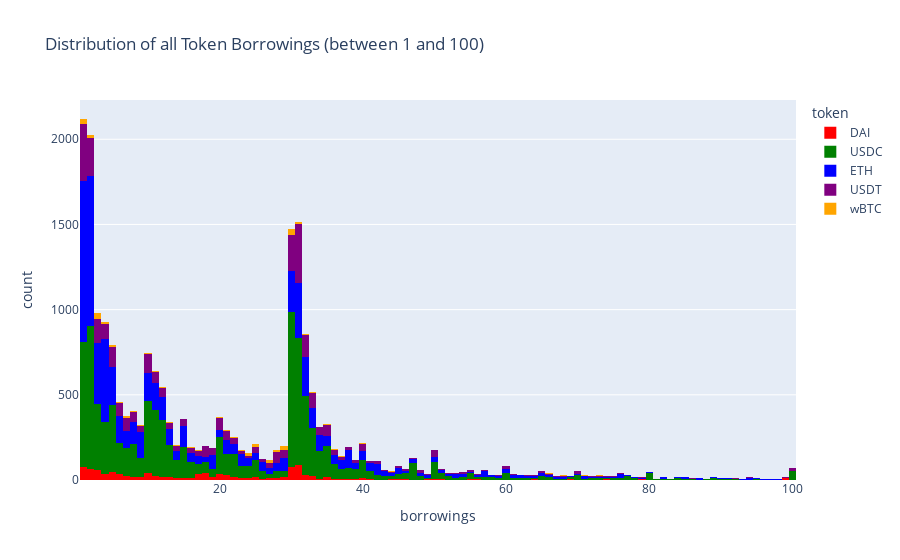

Write notebook code for a chart like this one.
### Code cell
tmp = [
    {'token': token, 'borrowings': user_state.token_states[token].borrowings * prices.prices[token] / 10**constants.get_decimals(token)}
    for user_state in state.user_states.values()
    for token in constants.symbol_decimals_map.keys()
]

token_data = pandas.DataFrame(tmp)
token_data['borrowings'] = token_data['borrowings'].astype(float)
token_data = token_data[token_data['borrowings'] < 100] 
token_data = token_data[token_data['borrowings'] > 1] 
fig = px.histogram(token_data, x='borrowings', color='token', color_discrete_map= {
    "DAI": "red",
    "ETH": "blue", 
    "USDT": "purple",
    "USDC": "green",
    "wBTC": "orange",
    }, title='Distribution of all Token Borrowings (between 1 and 100)', nbins = 100)
fig.show()

### Figure 1 — Plotly figure (JSON) as saved in the notebook; plotly's stock layout.template omitted (floating-point values rounded to 4 significant figures; data arrays with more than 128 entries replaced by an {"elided": "..."} marker saying what was removed)
{"data": [{"alignmentgroup": "True", "bingroup": "x", "hovertemplate": "token=DAI<br>borrowings=%{x}<br>count=%{y}<extra></extra>", "legendgroup": "DAI", "marker": {"color": "red", "pattern": {"shape": ""}}, "name": "DAI", "nbinsx": 100, "offsetgroup": "DAI", "orientation": "v", "showlegend": true, "type": "histogram", "x": {"elided": "1145 float values"}, "xaxis": "x", "yaxis": "y"}, {"alignmentgroup": "True", "bingroup": "x", "hovertemplate": "token=USDC<br>borrowings=%{x}<br>count=%{y}<extra></extra>", "legendgroup": "USDC", "marker": {"color": "green", "pattern": {"shape": ""}}, "name": "USDC", "nbinsx": 100, "offsetgroup": "USDC", "orientation": "v", "showlegend": true, "type": "histogram", "x": {"elided": "10224 float values"}, "xaxis": "x", "yaxis": "y"}, {"alignmentgroup": "True", "bingroup": "x", "hovertemplate": "token=ETH<br>borrowings=%{x}<br>count=%{y}<extra></extra>", "legendgroup": "ETH", "marker": {"color": "blue", "pattern": {"shape": ""}}, "name": "ETH", "nbinsx": 100, "offsetgroup": "ETH", "orientation": "v", "showlegend": true, "type": "histogram", "x": {"elided": "7066 float values"}, "xaxis": "x", "yaxis": "y"}, {"alignmentgroup": "True", "bingroup": "x", "hovertemplate": "token=USDT<br>borrowings=%{x}<br>count=%{y}<extra></extra>", "legendgroup": "USDT", "marker": {"color": "purple", "pattern": {"shape": ""}}, "name": "USDT", "nbinsx": 100, "offsetgroup": "USDT", "orientation": "v", "showlegend": true, "type": "histogram", "x": {"elided": "3383 float values"}, "xaxis": "x", "yaxis": "y"}, {"alignmentgroup": "True", "bingroup": "x", "hovertemplate": "token=wBTC<br>borrowings=%{x}<br>count=%{y}<extra></extra>", "legendgroup": "wBTC", "marker": {"color": "orange", "pattern": {"shape": ""}}, "name": "wBTC", "nbinsx": 100, "offsetgroup": "wBTC", "orientation": "v", "showlegend": true, "type": "histogram", "x": {"elided": "396 float values"}, "xaxis": "x", "yaxis": "y"}], "layout": {"barmode": "relative", "legend": {"title": {"text": "token"}, "tracegroupgap": 0}, "title": {"text": "Distribution of all Token Borrowings (between 1 and 100)"}, "xaxis": {"anchor": "y", "domain": [0, 1], "title": {"text": "borrowings"}}, "yaxis": {"anchor": "x", "domain": [0, 1], "title": {"text": "count"}}}}
